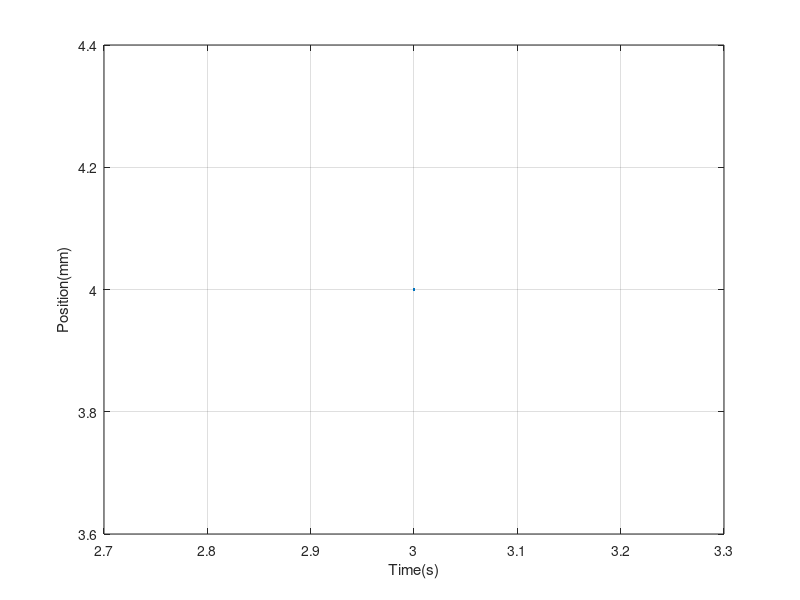

Write the MATLAB code that produced this figure. (Note: this script raises an error after producing the figure.)
function [End] = EndPlot( )
    End = plot(3,4);
    grid('on')
    xlabel('Time(s)')
    ylabel('Position(mm)')
    set(EndPlot,'XDataSource','time');
    set(EndPlot,'YDataSource','TIP');
end
